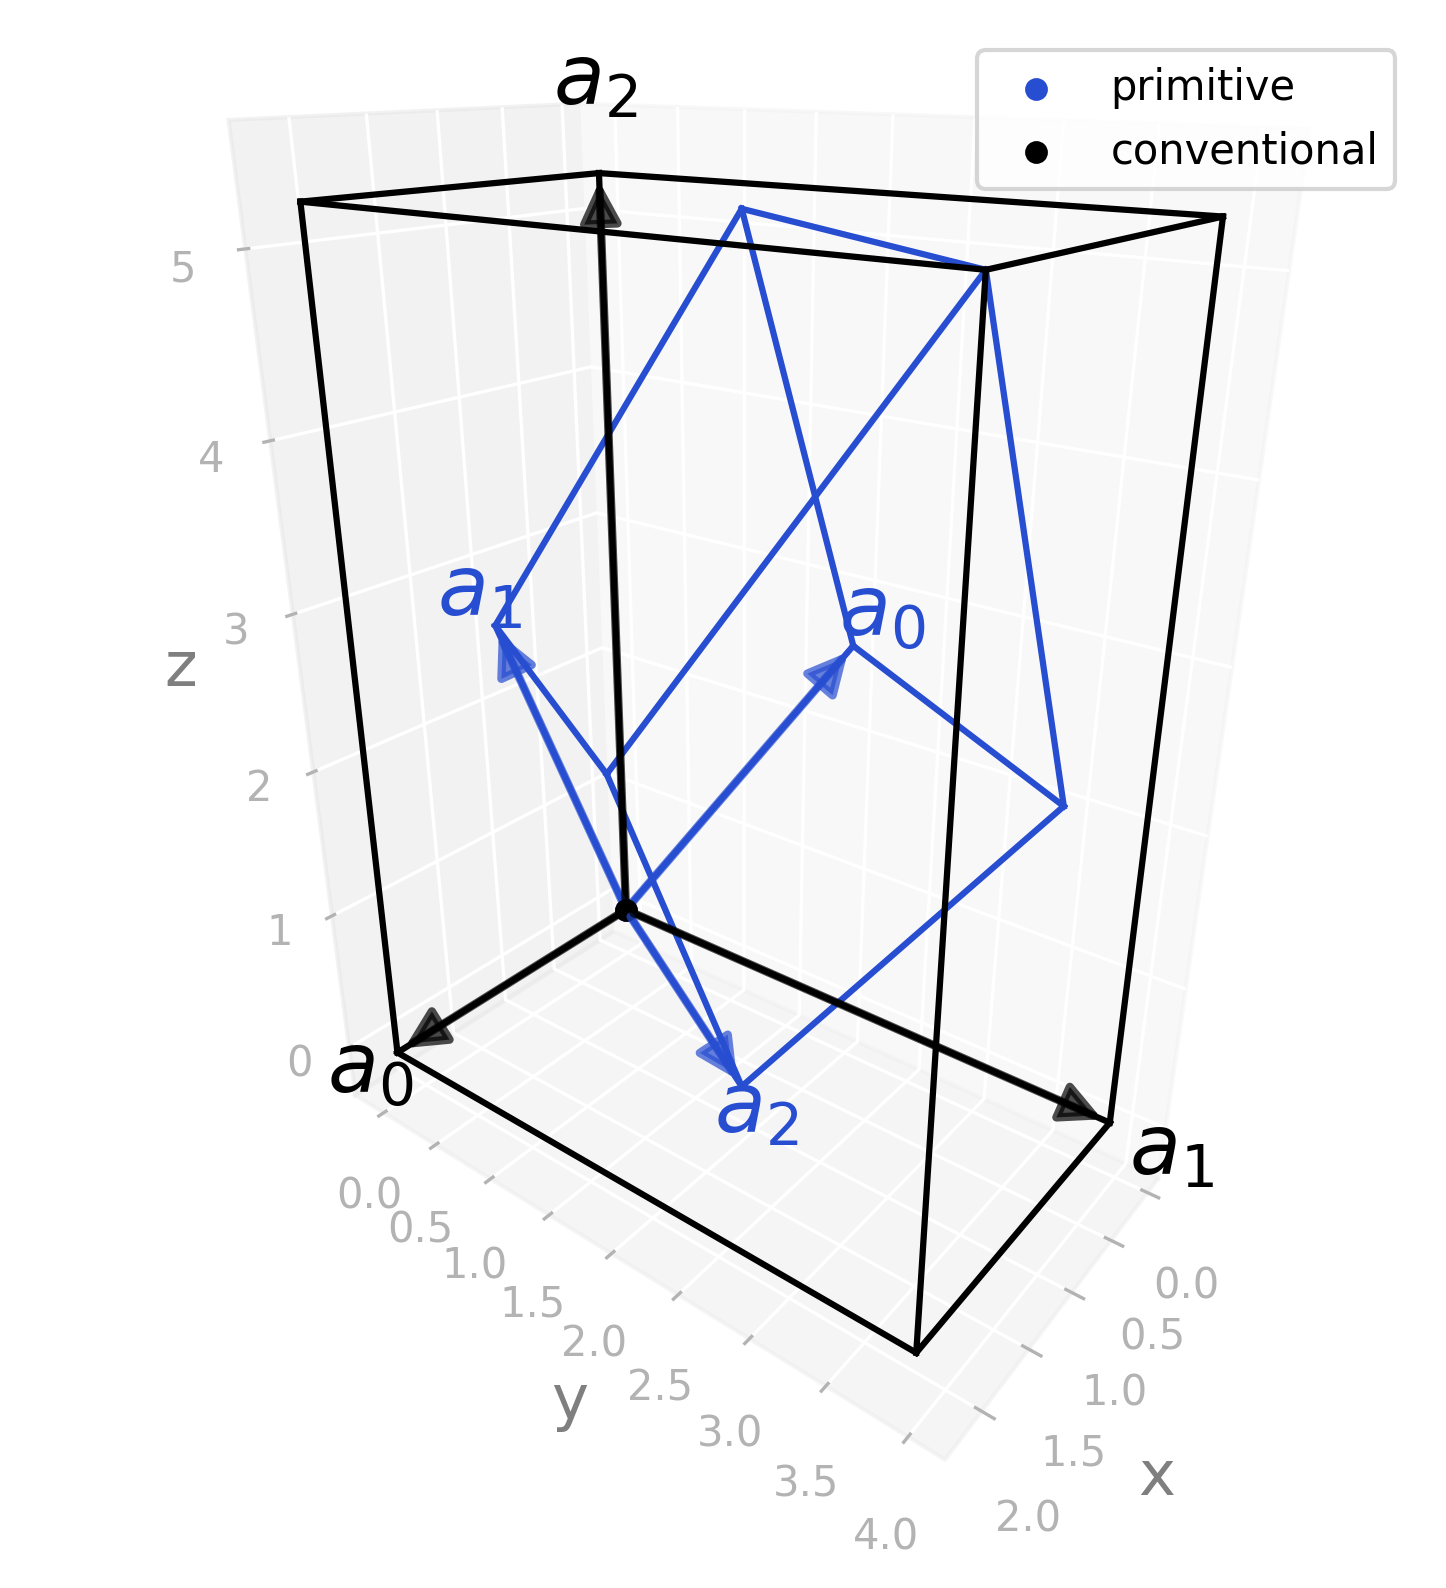

Write the Python code that produced this figure.
import radtools as rad

l = rad.lattice_example("ORCF1")
backend = rad.MatplotlibBackend()
backend.plot(l, kind="primitive", label="primitive")
backend.legend()
backend.plot(l, kind="conventional", label="conventional", color="black")
backend.legend()
# Save an image:
backend.save("orcf1_real.png", elev=24, azim=38, dpi=300, bbox_inches="tight")
# Interactive plot:
backend.show(elev=24, azim=38)
